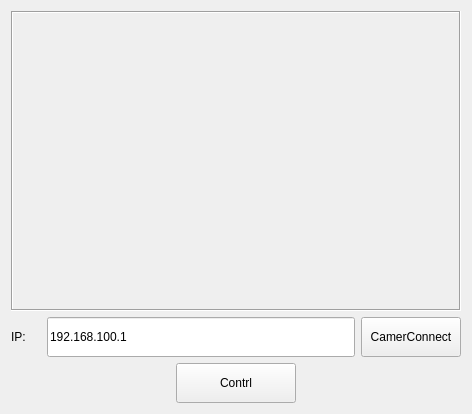
<?xml version="1.0" encoding="UTF-8"?>
<ui version="4.0">
 <class>Widget</class>
 <widget class="QWidget" name="Widget">
  <property name="geometry">
   <rect>
    <x>0</x>
    <y>0</y>
    <width>468</width>
    <height>414</height>
   </rect>
  </property>
  <property name="windowTitle">
   <string>Widget</string>
  </property>
  <layout class="QVBoxLayout" name="verticalLayout">
   <item>
    <widget class="QLabel" name="label">
     <property name="minimumSize">
      <size>
       <width>450</width>
       <height>300</height>
      </size>
     </property>
     <property name="frameShape">
      <enum>QFrame::Box</enum>
     </property>
     <property name="frameShadow">
      <enum>QFrame::Sunken</enum>
     </property>
     <property name="text">
      <string/>
     </property>
    </widget>
   </item>
   <item>
    <layout class="QHBoxLayout" name="horizontalLayout">
     <item>
      <widget class="QLabel" name="label_2">
       <property name="minimumSize">
        <size>
         <width>30</width>
         <height>0</height>
        </size>
       </property>
       <property name="text">
        <string>IP:</string>
       </property>
      </widget>
     </item>
     <item>
      <widget class="QLineEdit" name="lineEdit">
       <property name="minimumSize">
        <size>
         <width>130</width>
         <height>40</height>
        </size>
       </property>
       <property name="text">
        <string>192.168.100.1</string>
       </property>
      </widget>
     </item>
     <item>
      <widget class="QPushButton" name="pushButton">
       <property name="minimumSize">
        <size>
         <width>100</width>
         <height>40</height>
        </size>
       </property>
       <property name="text">
        <string>CamerConnect</string>
       </property>
      </widget>
     </item>
    </layout>
   </item>
   <item>
    <layout class="QHBoxLayout" name="horizontalLayout_2">
     <item>
      <spacer name="horizontalSpacer">
       <property name="orientation">
        <enum>Qt::Horizontal</enum>
       </property>
       <property name="sizeHint" stdset="0">
        <size>
         <width>40</width>
         <height>20</height>
        </size>
       </property>
      </spacer>
     </item>
     <item>
      <widget class="QPushButton" name="pushButtonContrl">
       <property name="minimumSize">
        <size>
         <width>120</width>
         <height>40</height>
        </size>
       </property>
       <property name="text">
        <string>Contrl</string>
       </property>
      </widget>
     </item>
     <item>
      <spacer name="horizontalSpacer_2">
       <property name="orientation">
        <enum>Qt::Horizontal</enum>
       </property>
       <property name="sizeHint" stdset="0">
        <size>
         <width>40</width>
         <height>20</height>
        </size>
       </property>
      </spacer>
     </item>
    </layout>
   </item>
  </layout>
 </widget>
 <layoutdefault spacing="6" margin="11"/>
 <resources/>
 <connections/>
</ui>
